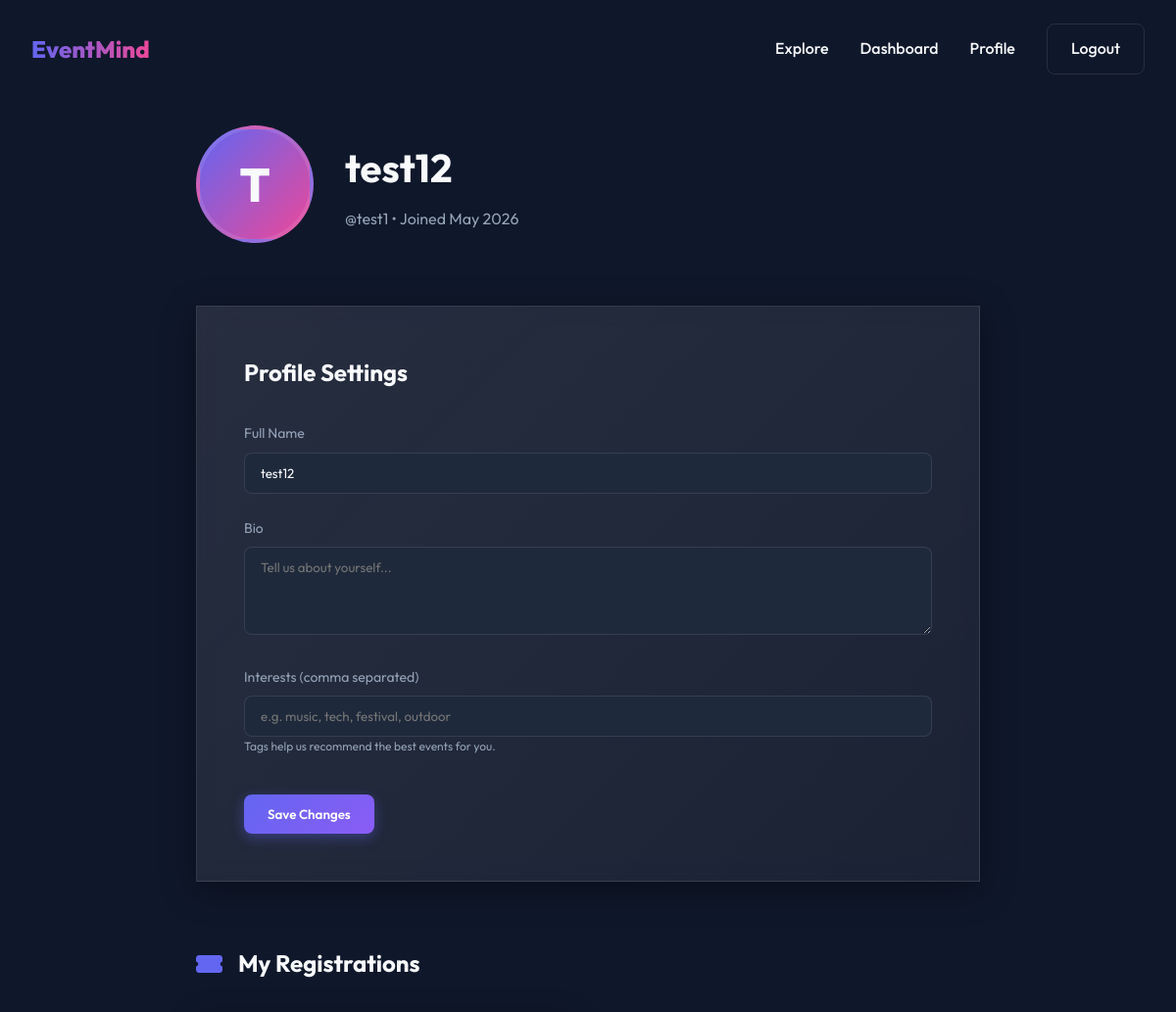
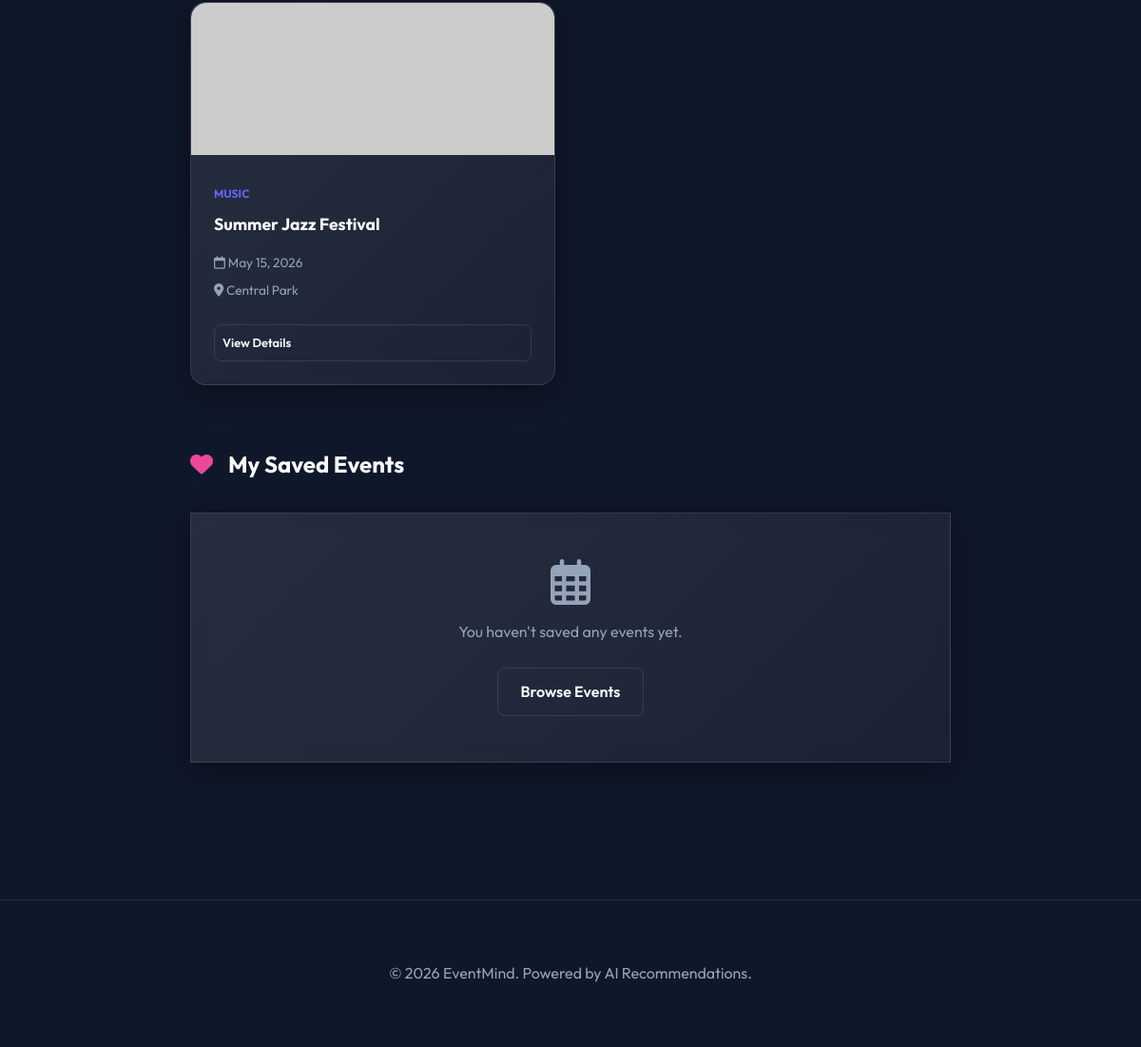
Screenshot of /profile (signed in) with the database file from the repository (2 pictures, top to bottom).
### app/models/user.py (models this page shows, shortened)
class User(Base, TimestampMixin):
    __tablename__ = "users"
    id: Mapped[int] = mapped_column(primary_key=True, index=True)
    email: Mapped[str] = mapped_column(String(255), unique=True, index=True, nullable=False)
    username: Mapped[str] = mapped_column(String(50), unique=True, index=True, nullable=False)
    hashed_password: Mapped[str] = mapped_column(String(255), nullable=False)
    full_name: Mapped[str] = mapped_column(String(150), nullable=False)
    bio: Mapped[str | None] = mapped_column(Text, nullable=True)
    avatar_url: Mapped[str | None] = mapped_column(String(500), nullable=True)
    interests: Mapped[list] = mapped_column(JSON, default=list, nullable=False)
    role: Mapped[UserRole] = mapped_column(
        Enum(UserRole), default=UserRole.USER, nullable=False
    )
    is_active: Mapped[bool] = mapped_column(Boolean, default=True, nullable=False)
    events: Mapped[list["Event"]] = relationship(
        "Event", back_populates="owner", lazy="selectin"
    )
    registrations: Mapped[list["Registration"]] = relationship(
        "Registration", back_populates="user", lazy="selectin"
    )
    comments: Mapped[list["Comment"]] = relationship(
        "Comment", back_populates="user", lazy="selectin"
    )
    favorites: Mapped[list["Event"]] = relationship(
        "Event", secondary="user_favorite_events", back_populates="favorited_by", lazy="selectin"
    )

### app/models/event.py (models this page shows, shortened)
class Event(Base, TimestampMixin):
    __tablename__ = "events"
    id: Mapped[int] = mapped_column(primary_key=True, index=True)
    title: Mapped[str] = mapped_column(String(200), nullable=False, index=True)
    description: Mapped[str] = mapped_column(Text, nullable=False)
    location: Mapped[str] = mapped_column(String(300), nullable=False)
    event_date: Mapped[datetime] = mapped_column(DateTime(timezone=True), nullable=False, index=True)
    capacity: Mapped[int] = mapped_column(Integer, default=100, nullable=False)
    category: Mapped[str] = mapped_column(String(100), nullable=False, index=True)
    tags: Mapped[list] = mapped_column(JSON, default=list, nullable=False)
    image_url: Mapped[str | None] = mapped_column(String(500), nullable=True)
    source_url: Mapped[str | None] = mapped_column(String(500), nullable=True)
    is_active: Mapped[bool] = mapped_column(Boolean, default=True, nullable=False)
    owner_id: Mapped[int] = mapped_column(ForeignKey("users.id"), nullable=False)
    owner: Mapped["User"] = relationship("User", back_populates="events")
    registrations: Mapped[list["Registration"]] = relationship(
        "Registration", back_populates="event", lazy="selectin"
    )
    comments: Mapped[list["Comment"]] = relationship(
        "Comment", back_populates="event", lazy="selectin", cascade="all, delete-orphan"
    )
    favorited_by: Mapped[list["User"]] = relationship(
        "User", secondary="user_favorite_events", back_populates="favorites", lazy="selectin"
    )

### app/web/profile_views.py (the view)
@router.get("", response_class=HTMLResponse)
async def profile_page(
    request: Request,
    current_user=Depends(require_login_cookie),
    session: AsyncSession = Depends(get_db),
):
    service = UserService(session)
    fav_service = FavoriteService(session)
    reg_service = RegistrationService(session)
    stats = await service.get_user_stats(current_user.id)
    saved_events = await fav_service.get_user_favorites(current_user.id)
    registered_events = await reg_service.get_my_registrations(current_user)
    for event in saved_events:
        setattr(event, "is_favorited", True)
    return templates.TemplateResponse(
        request=request,
        name="profile/index.html",
        context={
            "current_user": current_user,
            "stats": stats,
            "saved_events": saved_events,
            "registered_events": registered_events
        },
    )

### templates/profile/index.html (shortened to what this page needs)
{% extends "base.html" %}
{% block content %}
<section style="padding: 8rem 2rem 4rem;">
    <div style="max-width: 800px; margin: 0 auto;">
        <div style="display: flex; align-items: center; gap: 2rem; margin-bottom: 4rem;">
            <div style="width: 120px; height: 120px; background: linear-gradient(135deg, var(--primary), var(--secondary)); border-radius: 50%; display: flex; align-items: center; justify-content: center; font-size: 3rem; font-weight: 800; border: 4px solid var(--glass-border);">
                {{ current_user.username[0].upper() }}
            </div>
            <div>
                <h1 style="font-size: 2.5rem; margin-bottom: 0.5rem;">{{ current_user.full_name }}</h1>
                <p style="color: var(--text-muted);">@{{ current_user.username }} • Joined {{ current_user.created_at.strftime('%B %Y') }}</p>
            </div>
        </div>
        <div class="glass-card" style="padding: 3rem;">
            <h2 style="margin-bottom: 2rem;">Profile Settings</h2>
            <form action="/profile/update" method="POST">
                <div class="form-group">
                    <label for="full_name">Full Name</label>
                    <input type="text" id="full_name" name="full_name" class="form-control" value="{{ current_user.full_name }}" required>
                </div>
                <div class="form-group">
                    <label for="bio">Bio</label>
                    <textarea id="bio" name="bio" class="form-control" rows="4" placeholder="Tell us about yourself...">{{ current_user.bio or '' }}</textarea>
                </div>
                <div class="form-group">
                    <label for="interests">Interests (comma separated)</label>
                    <input type="text" id="interests" name="interests" class="form-control"
                           value="{{ current_user.interests | join(', ') }}"
                           placeholder="e.g. music, tech, festival, outdoor">
                    <p style="font-size: 0.75rem; color: var(--text-muted); mt: 0.5rem;">
                        Tags help us recommend the best events for you.
                    </p>
                </div>
                <button type="submit" class="btn btn-primary" style="margin-top: 1rem;">Save Changes</button>
            </form>
        </div>
        <div style="margin-top: 4rem;">
            <h2 style="margin-bottom: 2rem; display: flex; align-items: center; gap: 1rem;">
                <i class="fas fa-ticket-alt" style="color: var(--primary);"></i> My Registrations
            </h2>
            {% if registered_events %}
                <div class="event-grid" style="grid-template-columns: repeat(auto-fill, minmax(280px, 1fr)); padding: 0;">
                    {% for reg in registered_events %}
                        <div class="glass-card event-card">
                            {% if reg.event_image_url %}
                            <img src="{{ reg.event_image_url }}" alt="{{ reg.event_title }}" style="width: 100%; height: 160px; object-fit: cover; border-radius: 1rem 1rem 0 0;">
                            {% endif %}
                            <div style="padding: 1.5rem;">
                                <div style="font-size: 0.75rem; color: var(--primary); margin-bottom: 0.5rem; text-transform: uppercase; font-weight: 700;">{{ reg.event_category }}</div>
                                <h3 style="font-size: 1.1rem; margin-bottom: 1rem;">
                                    <a href="/events/{{ reg.event_id }}" style="color: var(--text); text-decoration: none;">{{ reg.event_title }}</a>
                                </h3>
                                <div style="font-size: 0.85rem; color: var(--text-muted); display: flex; flex-direction: column; gap: 0.5rem;">
                                    <span><i class="far fa-calendar"></i> {{ reg.event_date.strftime('%b %d, %Y') }}</span>
                                    <span><i class="fas fa-map-marker-alt"></i> {{ reg.event_location }}</span>
                                </div>
                                <a href="/events/{{ reg.event_id }}" class="btn btn-outline" style="width: 100%; margin-top: 1.5rem; font-size: 0.8rem; padding: 0.5rem;">View Details</a>
                            </div>
                        </div>
                    {% endfor %}
                </div>
            {% else %}
                <div class="glass-card" style="padding: 3rem; text-align: center;">
                    <p style="color: var(--text-muted);">You haven't registered for any events yet.</p>
                </div>
            {% endif %}
        </div>
        <div style="margin-top: 4rem;">
            <h2 style="margin-bottom: 2rem; display: flex; align-items: center; gap: 1rem;">
                <i class="fas fa-heart" style="color: var(--secondary);"></i> My Saved Events
            </h2>
            {% if saved_events %}
                <div class="event-grid" style="grid-template-columns: repeat(auto-fill, minmax(280px, 1fr)); padding: 0;">
                    {% for event in saved_events %}
                        {% include "partials/event_card.html" %}
                    {% endfor %}
                </div>
            {% else %}
                <div class="glass-card" style="padding: 3rem; text-align: center;">
                    <i class="far fa-calendar-alt" style="font-size: 3rem; color: var(--text-muted); margin-bottom: 1rem;"></i>
                    <p style="color: var(--text-muted);">You haven't saved any events yet.</p>
                    <a href="/events" class="btn btn-outline" style="margin-top: 1.5rem;">Browse Events</a>
                </div>
            {% endif %}
        </div>
    </div>
</section>
{% endblock %}

### static/css/main.css (style rules this page uses)
:root { --primary: #6366f1; --primary-dark: #4f46e5; --secondary: #ec4899; --accent: #8b5cf6; --background: #0f172a; --surface: #1e293b; --surface-light: #334155; --text: #f8fafc; --text-muted: #94a3b8; --error: #ef4444; --success: #10b981; --glass: rgba(255, 255, 255, 0.05); --glass-border: rgba(255, 255, 255, 0.1); }
* { margin: 0; padding: 0; box-sizing: border-box; font-family: 'Outfit', sans-serif; }
body { background-color: var(--background); color: var(--text); line-height: 1.6; overflow-x: hidden; }
.glass-card { background: linear-gradient(135deg, rgba(255,255,255,0.1), rgba(255,255,255,0.05)); backdrop-filter: blur(10px); border: 1px solid rgba(255,255,255,0.1); box-shadow: 0 8px 32px 0 rgba(0, 0, 0, 0.37); }
.btn { padding: 0.75rem 1.5rem; border-radius: 0.5rem; font-weight: 600; cursor: pointer; transition: all 0.3s cubic-bezier(0.4, 0, 0.2, 1); text-decoration: none; display: inline-block; border: none; }
.btn-primary { background: linear-gradient(135deg, var(--primary), var(--accent)); color: white; box-shadow: 0 4px 14px 0 rgba(99, 102, 241, 0.39); }
.btn-outline { background: transparent; border: 1px solid var(--glass-border); color: var(--text); }
.event-grid { display: grid; grid-template-columns: repeat(auto-fill, minmax(300px, 1fr)); gap: 2rem; max-width: 1200px; margin: 0 auto; padding: 0 2rem; }
.event-card { border-radius: 1rem; overflow: hidden; transition: transform 0.3s; }
.form-group { margin-bottom: 1.5rem; }
.form-group label { display: block; font-size: 0.875rem; margin-bottom: 0.5rem; color: var(--text-muted); }
.form-control { width: 100%; padding: 0.75rem 1rem; background: var(--surface); border: 1px solid var(--glass-border); border-radius: 0.5rem; color: var(--text); transition: border-color 0.3s; }
.glass-card { transition: transform 0.3s cubic-bezier(0.34, 1.56, 0.64, 1), box-shadow 0.3s ease; }
.btn-primary { position: relative; overflow: hidden; }
.btn-primary::after { content: ''; position: absolute; top: -50%; left: -50%; width: 200%; height: 200%; background: radial-gradient(circle, rgba(255,255,255,0.2) 0%, transparent 70%); opacity: 0; transition: opacity 0.3s; }

### rows the page displays
User: username "T", full_name "test12", username "test1", created_at "May 2026"
Event: event_category "MUSIC", event_title "Summer Jazz Festival", event_date "May 15, 2026", event_location "Central Park", {{ reg.event_id }} 1 (drawn)
